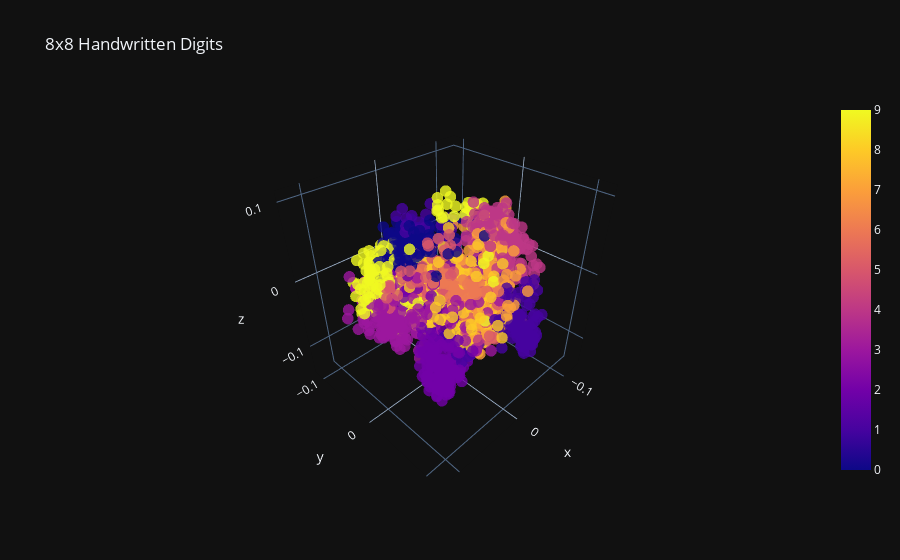

Notebook cell for this chart:
### Code cell
W = vecs[:, :3]
proj_digits = X @ W
print(f'proj_digits.shape is {proj_digits.shape}')

fig = go.Figure(data=[go.Scatter3d(x=proj_digits[:,0], y=proj_digits[:,1], z=proj_digits[:,2],
                                   mode='markers', marker=dict(size=4, opacity=0.8, color=Y, showscale=True),
                                   text=['digit='+str(j) for j in Y] )])
fig.update_layout(title="8x8 Handwritten Digits", xaxis_title="q_1", yaxis_title="q_2", yaxis = dict(scaleanchor = "x",scaleratio = 1) )
fig.show()

### Figure 1 — Plotly figure (JSON) as saved in the notebook; plotly's stock layout.template omitted (floating-point values rounded to 4 significant figures; data arrays with more than 128 entries replaced by an {"elided": "..."} marker saying what was removed)
{"data": [{"marker": {"color": {"elided": "1797 int values"}, "opacity": 0.8, "showscale": true, "size": 4}, "mode": "markers", "text": {"elided": "1797 str values"}, "x": {"elided": "1797 float values"}, "y": {"elided": "1797 float values"}, "z": {"elided": "1797 float values"}, "type": "scatter3d"}], "layout": {"yaxis": {"title": {"text": "q_2"}, "scaleanchor": "x", "scaleratio": 1}, "title": {"text": "8x8 Handwritten Digits"}, "xaxis": {"title": {"text": "q_1"}}}}
